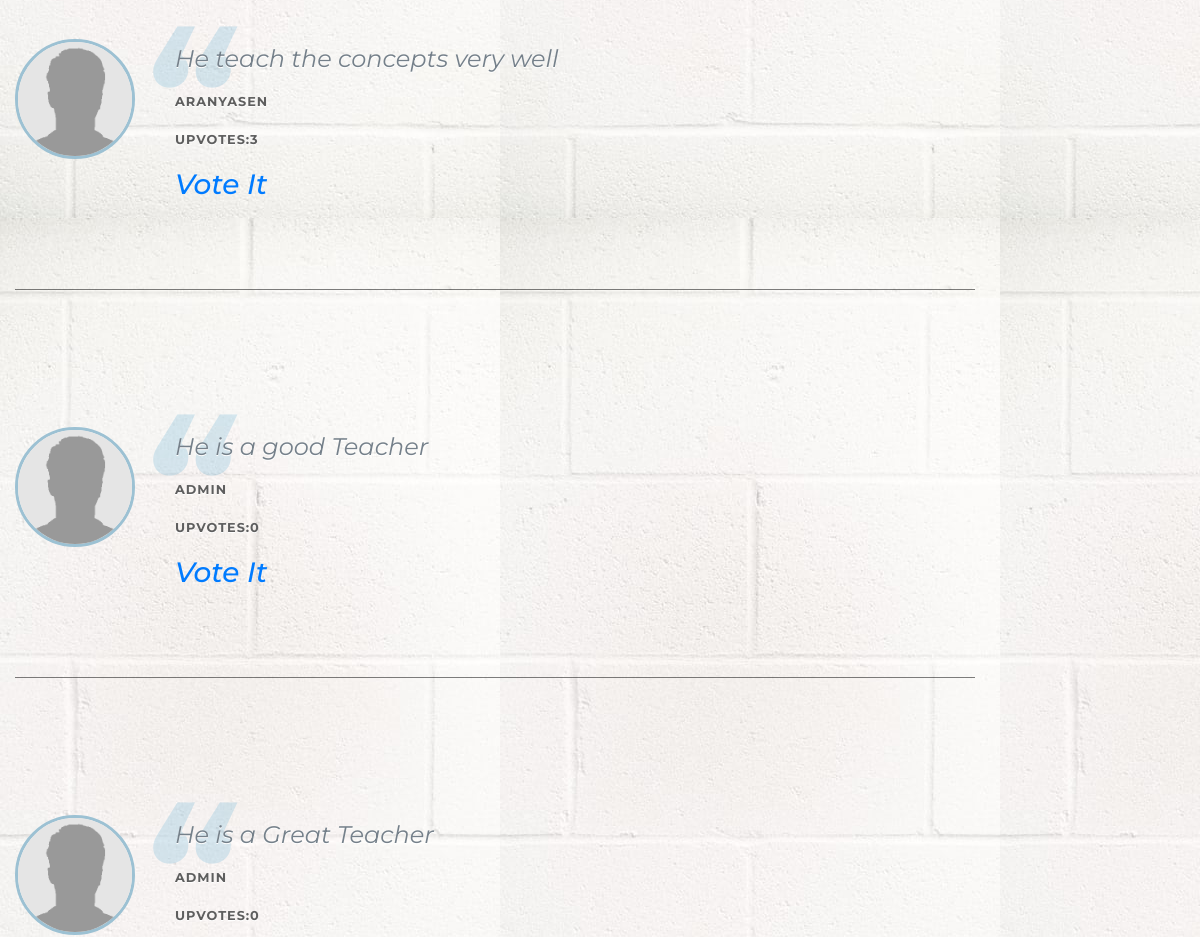
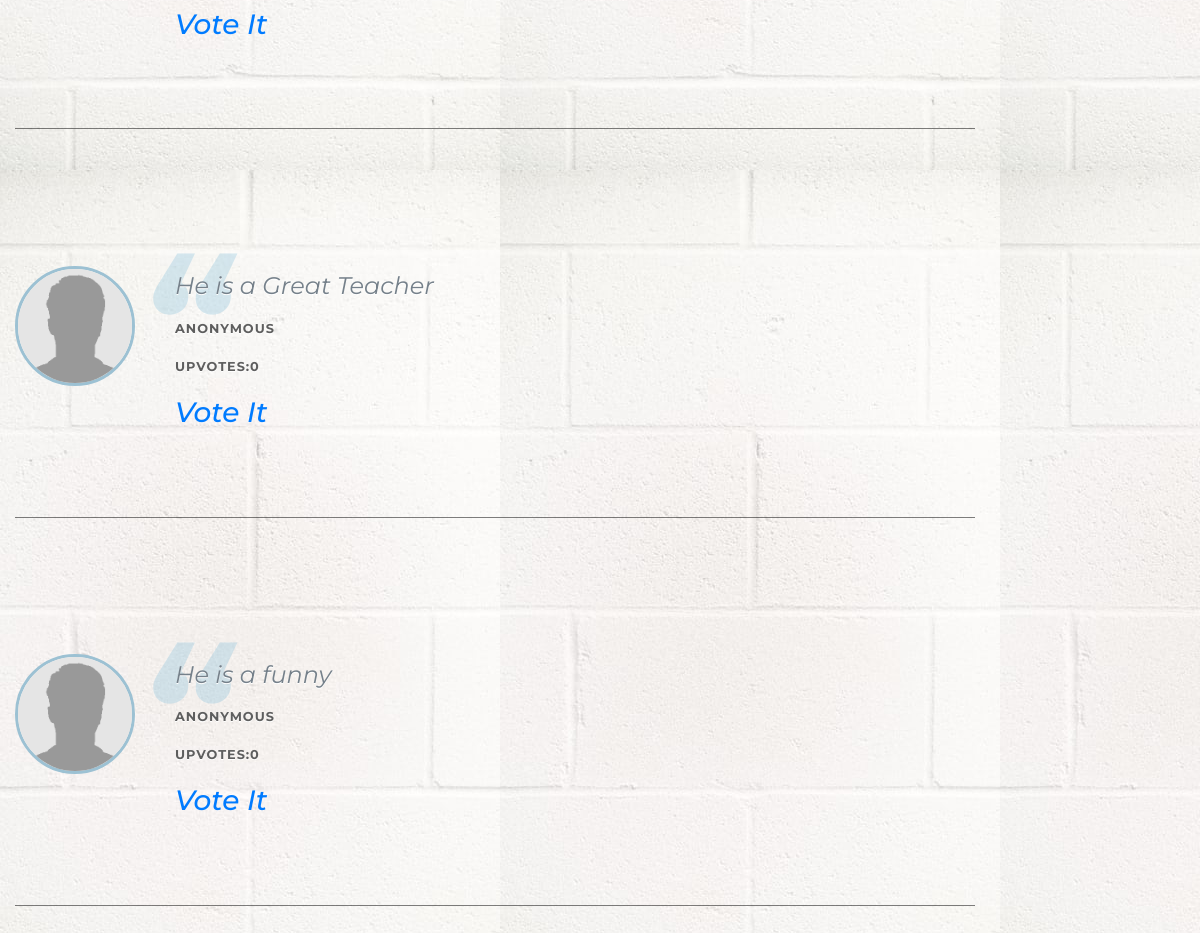
The app's page /review/1/ (lower part), older data (2 pictures, top to bottom).
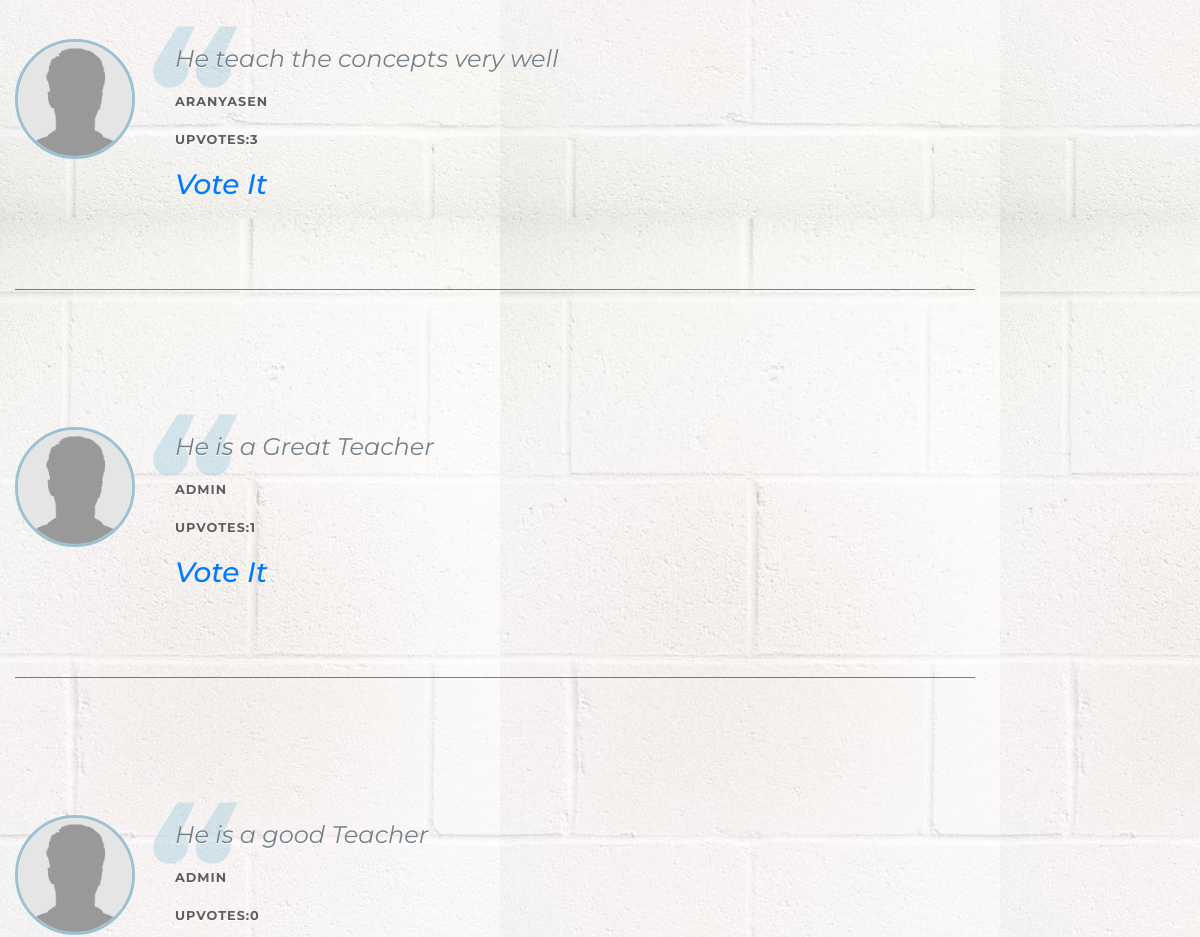
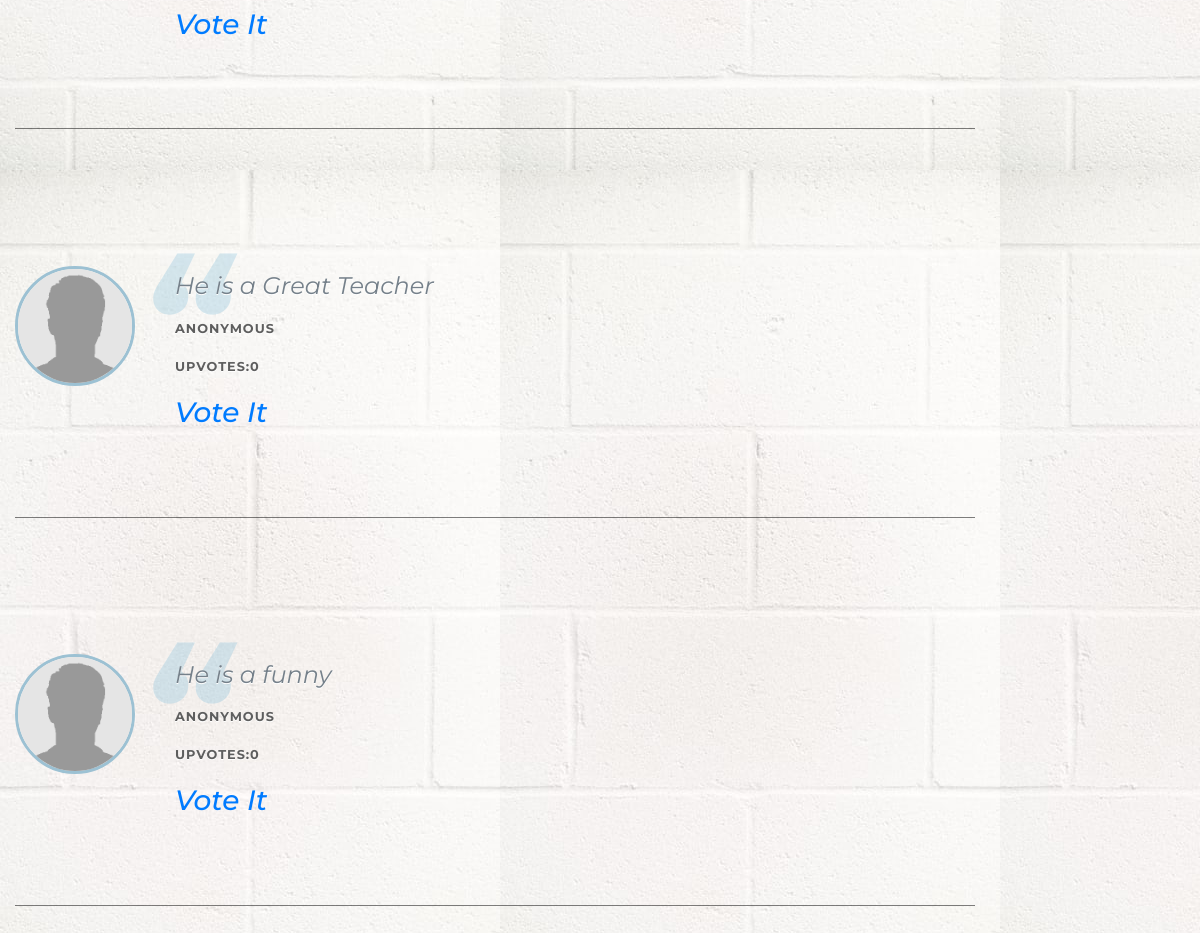
The same page, newer data (2 pictures, top to bottom).
### review/models.py (models this page shows, shortened)
class Comment(models.Model):
	prof=models.ForeignKey(Proff ,on_delete=models.CASCADE)
	user=models.ForeignKey(User,on_delete=models.CASCADE)
	content=models.TextField(max_length=300)
	anonymous=models.BooleanField(default=False)
	like=models.IntegerField(default=0)
	dislike=models.IntegerField(default=0)
	timestamp=models.DateTimeField(auto_now_add=True)

class Profile(models.Model):
	user=models.OneToOneField(User,on_delete=models.CASCADE)
	image=models.ImageField(default='default.gif')

### review/views.py (the view)
# urls.py: url(r'^(?P<pk>[0-9]+)/$',views.prof_details,name='details'),
def prof_details(request,pk):
	template_name="review/details.html"
	Prof=Proff.objects.get(pk=pk)
	comment=Comment.objects.filter(prof=pk).order_by('-like')
	r=prof_review.objects.filter(prof=Prof)
	net_rating=functions.net_rating(r)
	total_ratings=r.count()
	user_rating=None
	if request.user.is_authenticated:
		if(prof_review.objects.filter(prof=Prof,user=request.user).exists()):
			user_rating=prof_review.objects.get(prof=Prof,user=request.user).rating1
	if request.method=='POST':
		comment_form=CommentForm(request.POST)
		if(comment_form.is_valid):
			content=request.POST.get('content')
			if (request.POST.get('anonymous')):
				anonymous=True
			else:
				anonymous=False
			c=Comment.objects.create(prof=Prof,user=request.user,content=content,anonymous=anonymous)
			c.save()
			return redirect('review:details',pk)
	else:
		comment_form=CommentForm()
		context={
	'Prof':Prof,
	'comment':comment,
	'comment_form':comment_form,
	'net_rating':net_rating,
	'total_ratings':total_ratings,
	'user_rating':user_rating,
	}
	return render(request,template_name,context)

### review/functions.py (called while the page is built)
def net_rating(r):
	l=int(r.count())
	s=0
	for i in r:
		s+=int(i.rating1)
	if l!=0 :
		return (s/l)
	else :
		return 0.0

### review/templates/review/details.html (shortened to what this page needs)
{% extends "review/base.html" %}
{% block body %}
<div class="main-comment-section col-lg-7 col-sm-12">
	{% for com in comment %}
		<div style="width: 960px; margin: 0 auto; padding-top: 80px; padding-bottom: 80px;">
		     <div class="testimonial-quote group">
		     	{% if com.anonymous is False %}
		        <img src="{{com.user.profile.image.url}}">
		        {% else %}
		        <img src="default.gif">
		        {% endif %}
		        <div class="quote-container">
		            <blockquote>
		                <p>{{com.content}}</p>
		            </blockquote>
		            <cite>
		            	{% if com.anonymous is False %}
		            	<span>{{com.user|capfirst}}</span><br><br>
		            	<span>Upvotes:{{com.like}}</span>
		            	<br>
		            	<br>
		            	<a href="{%url 'review:like_post' com.id%}"><h3>Vote It</h3></a>
		            	<br>
		            	{% else %}
		            	<span>Anonymous</span><br><br>
		            	<span>Upvotes:{{com.like}}</span>
		            	<br>
		            	<br>
		            	<a href="{% url 'review:like_post' com.id%}"><h3>Vote It</h3></a>
		            	<br>
		            	{% endif%}	            </cite>
		        </div>
		    </div>
		   <hr style="margin: 60px auto; opacity: .5;">
	{% endfor %}
</div>
{% endblock %}

Row changes from the older to the newer data that the page shows:
changed Comment (number 2 of 5 on the later page): like "0" → "1"; moves up the list
